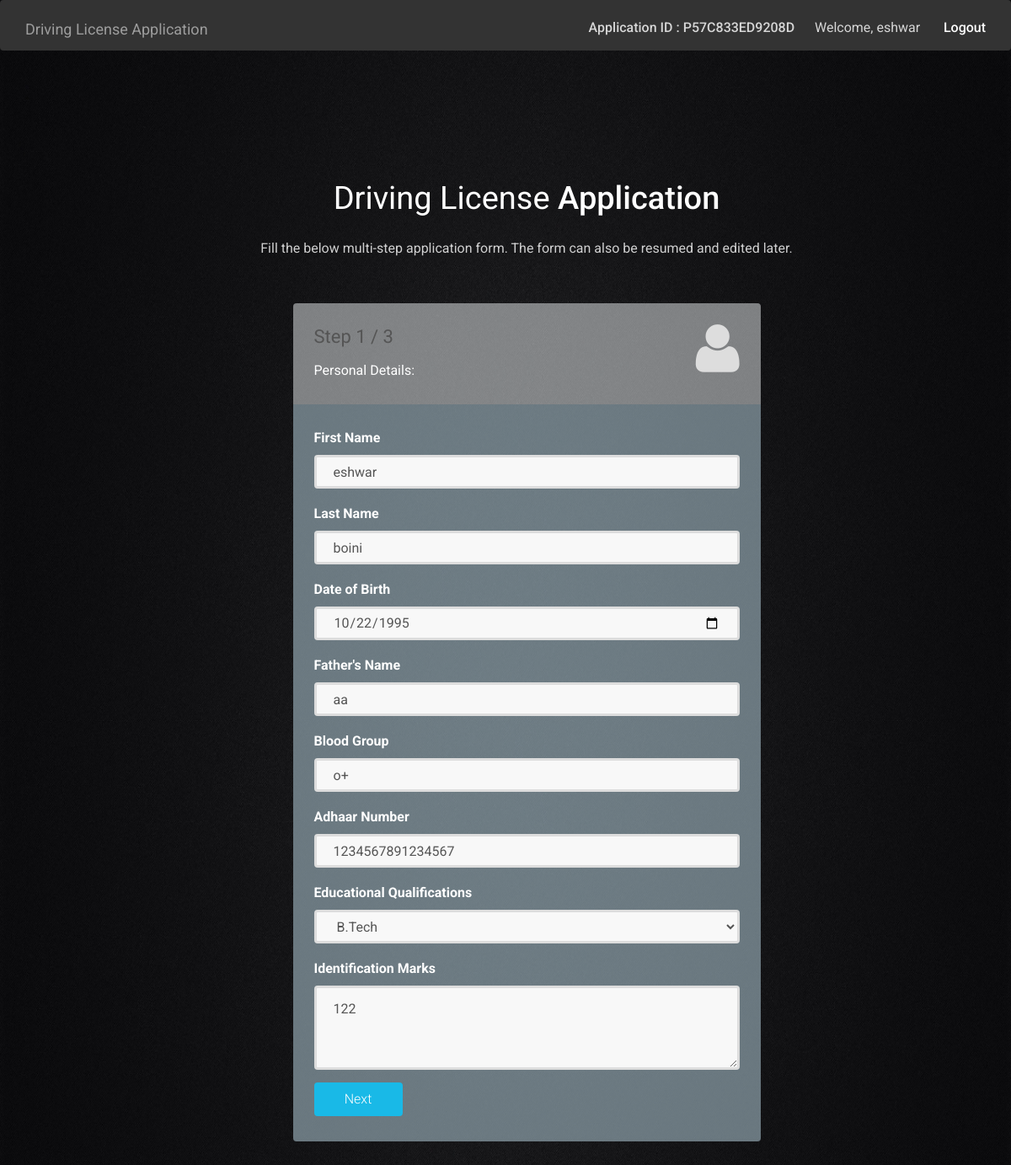
/user/newapplication.php (signed in), run on the app's committed database.
### tables this page shows
CREATE TABLE `applications` (
  `TimeStamp` timestamp NOT NULL DEFAULT CURRENT_TIMESTAMP ON UPDATE CURRENT_TIMESTAMP,
  `ApplicationID` varchar(14) NOT NULL,
  `FirstName` varchar(30) DEFAULT NULL,
  `LastName` varchar(30) DEFAULT NULL,
  `DateOfBirth` date DEFAULT NULL,
  `FathersName` varchar(255) DEFAULT NULL,
  `BloodGroup` varchar(3) DEFAULT NULL,
  `AdhaarNumber` varchar(20) DEFAULT NULL,
  `EducationalQualifications` varchar(40) DEFAULT NULL,
  `IdentificationMarks` varchar(255) DEFAULT NULL,
  `Email` varchar(30) DEFAULT NULL,
  `Mobile` varchar(20) DEFAULT NULL,
  `Telephone` int(20) DEFAULT NULL,
  `TempStreet` varchar(255) DEFAULT NULL,
  `TempCity` varchar(255) DEFAULT NULL,
  `TempState` varchar(255) DEFAULT NULL,
  `TempPincode` int(6) DEFAULT NULL,
  `PerStreet` varchar(255) DEFAULT NULL,
  `PerCity` varchar(255) DEFAULT NULL,
  `PerState` varchar(255) DEFAULT NULL,
  `PerPincode` int(6) DEFAULT NULL,
  `EffectiveLicense` varchar(40) DEFAULT NULL,
  `EffectiveLicenseValidity` varchar(20) DEFAULT NULL,
  `PreviousLicense` varchar(3) DEFAULT NULL,
  `PreviousLicenseNumber` varchar(40) DEFAULT NULL,
  `EverDisqualified` varchar(10) DEFAULT NULL,
  `DisqualificationReason` varchar(500) DEFAULT NULL,
  `ApplyForLicense` varchar(40) DEFAULT NULL,
  `Status` text NOT NULL,
  `SlotStatus` varchar(20) NOT NULL,
  `attempt` int(5) DEFAULT NULL,
  `test_results` varchar(50) DEFAULT NULL,
  `user_update_time` varchar(40) DEFAULT NULL,
  `visiting_rto` varchar(255) NOT NULL
);

CREATE TABLE `logindetails` (
  `ID` int(11) NOT NULL,
  `FirstName` varchar(255) NOT NULL,
  `LastName` varchar(255) NOT NULL,
  `Email` varchar(255) NOT NULL,
  `Password` varchar(60) NOT NULL
);

### user/newapplication.php (the view, shortened to what this page needs)
<?php
require_once('../includes/initialize.php');
$email = $_SESSION['user'];
$sqllogin = "SELECT * FROM LoginDetails WHERE Email = '$email';";
$result =  mysqli_query($conn,$sqllogin);
$userRow = mysqli_fetch_array($result);
$sqlapp = "SELECT * FROM Applications WHERE Email = '$email';";
$appRow = mysqli_fetch_array(mysqli_query($conn, $sqlapp));
if (isset($appRow["ApplicationID"])) {
	$uniqID = $appRow["ApplicationID"];
	$userRow['LastName'] = $appRow['LastName'];
	$userRow['FirstName'] = $appRow['FirstName'];
	$userRow['Email'] = $appRow['Email'];
}
?>
<?php include_once(LIB_PATH.DS.'layouts/html_initialize.php'); ?>
<?php include_once(LIB_PATH.DS.'layouts/css_initialize.php'); ?>
<?php include_once(LIB_PATH.DS.'layouts/favicon_initialize.php'); ?>
    <body>
	    <div class="anks">
			<nav class="navbar navbar-inverse navbar-no-bg" role="navigation">
				<div class="container">
					<div class="navbar-header">
						<a class="navbar-brand" href="index.html">Driving License Application</a>
					</div>
					<div class="collapse navbar-collapse" id="top-navbar-1">
						<ul class="nav navbar-nav navbar-right">
							<li>
								<span class="li-text">
									<strong>Application ID : <?php echo $uniqID; ?></strong>&nbsp; &nbsp; &nbsp; Welcome, <?php echo $userRow['FirstName'] ; ?>
								</span>
								&nbsp; &nbsp; &nbsp; <a href="logout.php?logout"><strong>Logout</strong></a>
							</li>
						</ul>
					</div>
				</div>
			</nav>
	        <div class="top-content">
	            <div class="inner-bg">
	                <div class="container">
	                    <div class="row">
	                        <div class="col-sm-8 col-sm-offset-2 text">
	                            <h1>Driving License <strong>Application</strong></h1>
	                            <div class="description">
	                            	<p>
		                            	Fill the below multi-step application form. The form can also be resumed and edited later.
	                            	</p>
	                            </div>
	                        </div>
	                    </div>
	                    <div class="row">
	                        <div class="col-sm-6 col-sm-offset-3 form-box">
	                        	<form role="form" action="" method="POST" class="registration-form" action="uploaddocs.php">
	                        		<fieldset>
			                        	<div class="form-top">
			                        		<div class="form-top-left">
			                        			<h3>Step 1 / 3</h3>
			                            		<p>Personal Details:</p>
			                        		</div>
			                        		<div class="form-top-right">
			                        			<i class="fa fa-user"></i>
			                        		</div>
			                            </div>
			                            <div class="form-bottom">
					                    	<div class="form-group">
					                    		<label for="form-first-name">First Name</label>
					                        	<input type="text" name="form-first-name" placeholder="Firstname" class="form-first-name form-control" id="form-first-name" value="<?php echo $userRow['FirstName']; ?>">
					                        </div>
					                        <div class="form-group">
					                        	<label for="form-last-name">Last Name</label>
					                        	<input type="text" name="form-last-name" placeholder="Lastname" class="form-last-name form-control" id="form-last-name" value="<?php echo $userRow['LastName']; ?>">
					                        </div>
					                        <div class="form-group">
					                    		<label for="form-dob">Date of Birth</label>
					                        	<input type="date" name="form-dob" placeholder="Date of Birth" class="form-dob form-control" id="form-dob" value="<?php echo $appRow['DateOfBirth']; ?>">
					                        </div>
	                                        <div class="form-group">
	                                            <label for="form-father-name">Father's Name</label>
	                                            <input type="text" name="form-father-name" placeholder="Father's Name" class="form-last-name form-control" id="form-father-name" value="<?php echo $appRow['FathersName']; ?>">
	                                        </div>
					                        <div class="form-group">
	                                            <label for="form-blood-group">Blood Group</label>
	                                            <input type="text" name="form-blood-group" placeholder="Blood Group" class="form-blood-group form-control" maxlength="3" id="form-blood-group" value="<?php echo $appRow['BloodGroup']; ?>">
	                                        </div>
	                                         <div class="form-group">
	                                            <label for="form-adhaar">Adhaar Number</label>
	                                            <input type="text" name="form-adhaar" placeholder="Adhaar No." class="form-blood-group form-control" id="form-adhaar" value="<?php echo $appRow['AdhaarNumber']; ?>">
	                                        </div>
	                                        <div class="form-group">
	                                            <label for="form-edu-qua">Educational Qualifications</label>
	                                            <select name="form-edu-qua" class="form-edu-qua form-control" id="form-edu-qua">
													<option <?php if($appRow['EducationalQualifications']=="B.Tech") {echo "selected";}  ?>>B.Tech</option>
												</select>
	                                        </div>
	                                        <div class="form-group">
					                        	<label for="form-about-yourself">Identification Marks</label>
					                        	<textarea name="form-iden-marks" placeholder="Identification Marks..."
					                        				class="form-iden-marks form-control" id="form-iden-marks"><?php echo $appRow['IdentificationMarks']; ?></textarea>
					                        </div>
					                        <button type="button" id="save1" name="save1" class="btn btn-next">Next</button>
					                    </div>
				                    </fieldset>
			                    </form>
	                        </div>
	                    </div>
	                </div>
	            </div>
	        </div>
	    </div>
    </body>
</html>

### assets/css/form-elements.css (style rules this page uses)
input[type="text"], input[type="password"], input[type="date"], input[type="email"], input[type="number"], input[type="submit"], select, select.form-control, option, textarea, textarea.form-control { height: 40px; margin: 0; padding: 0 20px; vertical-align: middle; background: #f8f8f8; border: 3px solid #ddd; font-family: 'Roboto', sans-serif; font-size: 16px; font-weight: 400; color: #555; -moz-border-radius: 4px; -webkit-border-radius: 4px; border-radius: 4px; -moz-box-shadow: none; -webkit-box-shadow: none; box-shadow: none; -o-transition: all .3s; -moz-transition: all .3s; -webkit-transition: all .3s; -ms-transition: all .3s; transition: all .3s; }
textarea, textarea.form-control { padding-top: 10px; padding-bottom: 10px; line-height: 30px; }
button.btn { height: 40px; margin: 0; padding: 0 20px; vertical-align: middle; background: #19b9e7; border: 0; font-family: 'Roboto', sans-serif; font-size: 16px; font-weight: 300; line-height: 40px; color: #fff; -moz-border-radius: 4px; -webkit-border-radius: 4px; border-radius: 4px; text-shadow: none; -moz-box-shadow: none; -webkit-box-shadow: none; box-shadow: none; -o-transition: all .3s; -moz-transition: all .3s; -webkit-transition: all .3s; -ms-transition: all .3s; transition: all .3s; }

### assets/css/style.css (style rules this page uses)
body { font-family: 'Roboto', sans-serif; font-size: 16px; font-weight: 400; color: white; line-height: 30px; }
strong { font-weight: 500; color: white; }
a, a:hover, a:focus { color: #19b9e7; text-decoration: none; -o-transition: all .3s; -moz-transition: all .3s; -webkit-transition: all .3s; -ms-transition: all .3s; transition: all .3s; }
h1, h2 { margin-top: 10px; font-size: 38px; font-weight: 400; color: white; line-height: 50px; }
h3 { font-size: 22px; font-weight: 400; color: #555; line-height: 30px; }
div.anks { text-align: center; }
.navbar { padding-top: 10px; background: #333; border: 0; -o-transition: all .3s; -moz-transition: all .3s; -webkit-transition: all .3s; -ms-transition: all .3s; transition: all .3s; }
.navbar.navbar-no-bg { background: #333; }
ul.navbar-nav { font-size: 16px; color: #fff; }
.navbar-inverse ul.navbar-nav li { padding-top: 8px; padding-bottom: 8px; }
.navbar-inverse ul.navbar-nav li .li-text { opacity: 0.8; }
.navbar-inverse ul.navbar-nav li a { display: inline; padding: 0; color: #fff; }
.inner-bg { padding:120px 40px ; }
.top-content .text { color: #fff; }
.top-content .text h1 { color: #fff; }
.top-content .description { margin: 20px 0 10px 0; }
.top-content .description p { opacity: 0.8; }
.form-box { padding-top: 40px; }
.form-top { overflow: hidden; padding: 0 25px 15px 25px; background: rgba(236,239,241 ,0.5); -moz-border-radius: 4px 4px 0 0; -webkit-border-radius: 4px 4px 0 0; border-radius: 4px 4px 0 0; text-align: left; }
.form-top-left { float: left; width: 75%; padding-top: 25px; }
.form-top-left h3 { margin-top: 0; }
.form-top-right { float: left; width: 25%; padding-top: 5px; font-size: 66px; color: #ddd; line-height: 100px; text-align: right; }
.form-bottom { padding: 25px 25px 30px 25px; background: rgba(144,164,174 ,0.7); -moz-border-radius: 0 0 4px 4px; -webkit-border-radius: 0 0 4px 4px; border-radius: 0 0 4px 4px; text-align: left; }
form .form-bottom textarea { height: 100px; }
form .form-bottom button.btn { min-width: 105px; }
form.registration-form fieldset { display: none; }

### data on the page
applications: ApplicationID "P57C833ED9208D", form-dob "10/22/1995", form-father-name "aa", form-blood-group "o+", form-adhaar "1234567891234567", form-edu-qua "B.Tech", form-iden-marks "122"
logindetails: FirstName "eshwar", form-first-name "eshwar", form-last-name "boini"
